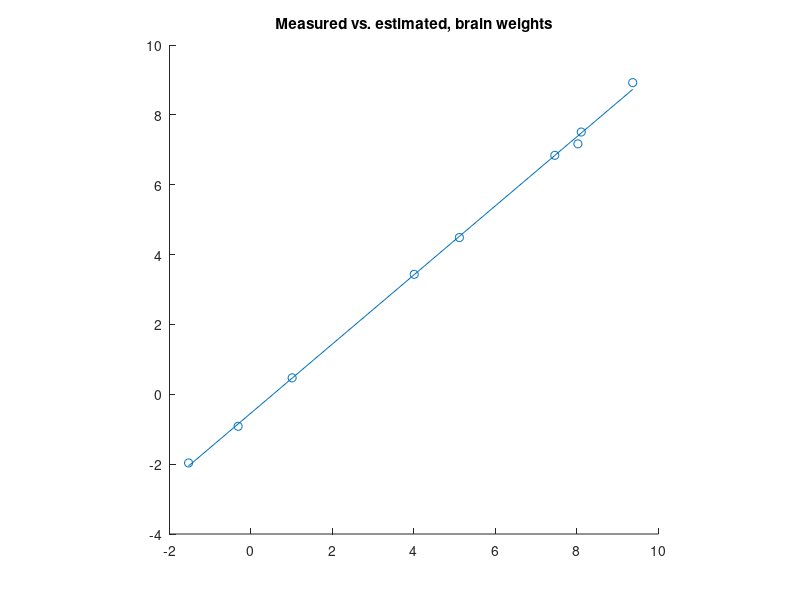

This chart was generated by the following MATLAB code: (Note: this script raises an error after producing the figure.)
function vars = w_data(validate_data)
%
% Extract cross-species callosal data from Wang et al. (2008) annotated
% images, including:
% * Axon diameter distributions for different species
% * Mean axon density across species

    w_dir = fileparts(which(mfilename));

    if ~exist('validate_data', 'var'), validate_data = true; end;

    %% Get species and brain weights, from supp materials
    w_species = {'least shrew' 'mouse' 'rat' 'marmoset' 'cat' 'macaque' 'orangutan' 'chimpanzee' 'harbor porpoise' 'gorilla' 'striped dolphin' 'human' 'bottlenose dolphin' 'humpback whale'};
    w_brain_weights = [0.14 0.4 1.6 nan 31 89 nan nan nan nan 936 1300 1824 7500]; %g
    w_brain_diameters = [0.6 0.9 1.4 2.4 3.8 5.5 8.6 8.9 9.7 9.7 12.0 14.5 14.9 22.7]; %cm


    % retrofit the weights
    plog = polyfit(log10(w_brain_diameters(~isnan(w_brain_weights)).^3), log10(w_brain_weights(~isnan(w_brain_weights))), 1);
%    plin = polyfit(w_brain_diameters(~isnan(w_brain_weights)).^3, w_brain_weights(~isnan(w_brain_weights)), 1);
    est_brain_weights = 10.^(plog(1)*log10(w_brain_diameters.^3) + plog(2));
%    est_brain_weights = plin(1)*w_brain_diameters.^3 + plin(2);

    figure;
    scatter(log(w_brain_diameters.^3), log(w_brain_weights));
    hold on;
    plot(log(w_brain_diameters.^3), log(est_brain_weights));
    title('Measured vs. estimated, brain weights');
    axis square;

    %w_brain_weights, est_brain_weights
    w_brain_weights(isnan(w_brain_weights)) = est_brain_weights(isnan(w_brain_weights));



    %% Fig 1c: Get the progression of pct myelinated fibers!
    img_file = fullfile(w_dir,'img','Fig1c_marked.png');
    [mpixy,mpixx] = get_pixels_by_color(img_file, 'r');  % % myelinated
    [yticks] = get_pixels_by_color(img_file, 'y');   % 2 cols of them

    w_fig1c_species = {'least shrew' 'mouse' 'rat' 'marmoset' 'cat' 'macaque'};
    [~,species_idx] = ismember(w_fig1c_species, w_species);
    w_fig1c_weights = w_brain_weights(species_idx([1 1 2 2 2 3 4 4 5 6]));

    % Now convert into actual values
    w_fig1c_pctmye = 0 + 20*(yticks(end)-mpixy)/mean(diff(yticks)); %tot fibers & cca correspondences



    %% Fig. 4: Get the unmyelinated and myelinated axon distribution histograms!
    w_fig4_species = {'least shrew', 'mouse', 'rat', 'marmoset', 'cat', 'macaque'};
    for si=1:length(w_fig4_species)
        [um,m,xvals] = w_process_histogram(fullfile(fileparts(which(mfilename)), 'img', ['Fig4_' w_fig4_species{si} '.png']));
        w_fig4_unmyelinated(si,1:length(xvals)) = um;
        w_fig4_myelinated(si,1:length(xvals))   = m;
        w_fig4_xvals(1:length(xvals)) = xvals;
    end;
    w_fig4_myelinated_orig = w_fig4_myelinated;
    w_fig4_unmyelinated_orig = w_fig4_unmyelinated;
    w_fig4_brain_weights = w_brain_weights(ismember(w_species, w_fig4_species));


    %% Create diameter => weight mapping function (v1 now obsolete)
    %img = scrub_image(fullfile(fileparts(which(mfilename)), 'img', 'Fig1c_neutered.png'));
    %
    %% Find x axes
    %[gx,gxs] = get_groups(sum(img,2) > size(img,2)*0.5, 'right');
    %[gy,gys] = get_groups(sum(img,1) > size(img,1)*0.5, 'left');
    %
    % Get x ticks after that
    %xticks_diam = get_groups(img(gx(1)+1,:));
    %xticks_wt   = get_groups(img(gx(2)+1,:));
    %data_pix = img(1:floor(gx(1)-gxs(1)/2)-2, ceil(gy+gys/2)+1:end);


    %% Fig 1c: Create diameter => weight mapping function (v2 now obsolete)
    img = scrub_image(fullfile(fileparts(which(mfilename)), 'img', 'Fig1c_xaxis.png'));

    % Find x axes
    g = get_groups(sum(img,2) > size(img,2)*0.75);

    % Get x ticks after that
    xticks_diam = get_groups(img(round(g(1)+2),:));
    xticks_wt   = get_groups(img(round(g(2)+2),:));

    % Compute the diameter from the pix
    diam_cm = @(px) (2*(px-xticks_diam(1))/mean(diff(xticks_diam)));
    diam2wt_pts = diam_cm(xticks_wt); %these correspond to 1,10,100gm

    pw = polyfit(diam_cm(xticks_wt),log10([1 10 100]),1);
    gw = @(cm) (10.^(pw(2)+pw(1)*cm));

    wts = [1 10 100]; wts2 = min(wts):max(wts);
    p = polyfit(log10(wts), diam2wt_pts, 2);
    diam2wt = @(wt) (p(1)*log10(wt).^2 + p(2).*log10(wt) + p(3));
%
%     % Plot to show fitting function
%     figure;    hold on;
%     plot(log10(wts), diam2wt_pts, 'o');
%     plot(log10(wts2), diam2wt(wts2));
%
%
%
    %% Grab points from Fig 1e
    img = scrub_image(fullfile(fileparts(which(mfilename)), 'img', 'Fig1e.png'));

    % find x and y axes
    xaxis_first = find(sum(img,2)>0.5*size(img,2),1,'first');
    xaxis_last = find(sum(img,2)>0.5*size(img,2),1,'last');
    yaxis_first = find(sum(img,1)>0.5*size(img,1),1,'first');
    yaxis_last = find(sum(img,1)>0.5*size(img,1),1,'last');

    % find x and y ticks
    yticks = get_groups(img(1:xaxis_last,yaxis_first-2));
    xticks = get_groups(img(xaxis_last+2, yaxis_first:end));

    % Grab data pixels, and find boxes
    data_pix = img(1:xaxis_first-1, yaxis_last+1:end);
    figure; imshow(data_pix)

    [gx,gs] = get_groups(sum(data_pix,1)); % get groups of pix
    double_idx = find(round(gs/min(gs)) > 1); % split any overlapping (works for 2 only)
    for ii = double_idx
      gxn = zeros(1,length(gx)+1); gsn = zeros(size(gxn));
      gxn(1:ii-1) = gx(1:ii-1); gxn(ii+2:end) = gx(ii+1:end);
      gsn(1:ii-1) = gs(1:ii-1); gsn(ii+2:end) = gs(ii+1:end);

      gxn(ii) = gx(ii)-gs(ii)/4; gxn(ii+1) = gx(ii)+gs(ii)/4;
      gsn(ii) = gs(ii)/2; gsn(ii+1) = gs(ii)/2;
    end;
    gx = gxn; gs=gsn;

    gy = zeros(size(gx));
    for gi=1:length(gx)
        %[gx2,gs2]    = get_groups(sum(data_pix(:,round(gx(gi)+[-gs(gi):gs(gi)]/2)),2));
        %[~,gy(gi)] = max(sum(data_pix(:,round(gx(gi)+[-gs(gi)/2:gs(gi)/2])),2));
        gy2 = get_groups(sum(data_pix(:,round(gx(gi)+[-gs(gi)/2:gs(gi)/2])),2)>0.95*gs(gi));
        if length(gy2)~=3, error('?'); end;

        gy(gi) = gy2(2);
    end;

    hold on;
    plot(gx,gy,'g*');

    % Convert from pixels to data
    diam_cm_ticks = (xticks -xticks(1)) / mean(diff(xticks)); %0 :6 on linear scale
    diam_cm_fn = @(xp) ((xp-xticks(1))/mean(diff(xticks)));
    diam_cm_data = diam_cm_fn(gx);
    wt_g_data = diam2wt(diam_cm_data);

    % assume a log scale on y-axis, and find the pix=>density scale factor
    pg = polyfit(yticks(end:-1:1),log10([0.3 1 2 3 4 5 6]),1) ;
    gg = @(y) (10.^(pg(2)+pg(1)*y));


    % hardcoded species names & weights
    w_fig1e_species = {'least shrew' 'mouse' 'rat' 'marmoset' 'cat' 'macaque'};
    [~,species_idx] = ismember(w_fig1e_species, w_species);
    w_fig1e_weights = w_brain_weights(species_idx);

    % Validate the y-value parsing and regression
    figure; hold on;
    plot(yticks(end:-1:1),[0.3 1 2 3 4 5 6],'o');
    plot(yticks(end:-1:1), gg(yticks(end:-1:1)));

    % Estimate, then discard
    %w_fig1e_brwt_est = [gw(diam_cm_data)];% 1300];
    w_fig1e_dens_est = [gg(gy)];% log10(3.8)];

    
    
    % Reconstruct outputs
    varnames = who('w_*');
    varvals = cellfun(@eval, varnames, 'UniformOutput', false);
    vars = cell2struct(varvals, varnames);
